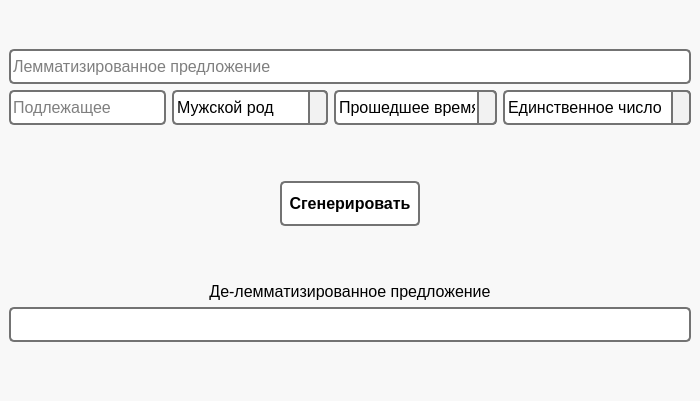
<?xml version="1.0" encoding="UTF-8"?>
<ui version="4.0">
 <class>MainWindow</class>
 <widget class="QMainWindow" name="MainWindow">
  <property name="geometry">
   <rect>
    <x>0</x>
    <y>0</y>
    <width>700</width>
    <height>401</height>
   </rect>
  </property>
  <property name="font">
   <font>
    <family>Tahoma</family>
   </font>
  </property>
  <property name="windowTitle">
   <string>Де-лемматизатор предложений</string>
  </property>
  <property name="windowOpacity">
   <double>1.000000000000000</double>
  </property>
  <widget class="QWidget" name="centralwidget">
   <property name="minimumSize">
    <size>
     <width>700</width>
     <height>380</height>
    </size>
   </property>
   <property name="font">
    <font>
     <family>Tahoma</family>
     <pointsize>12</pointsize>
    </font>
   </property>
   <property name="styleSheet">
    <string notr="true">background: rgb(248, 248, 248)</string>
   </property>
   <layout class="QVBoxLayout" name="verticalLayout">
    <item>
     <layout class="QVBoxLayout" name="main_layout">
      <item>
       <layout class="QVBoxLayout" name="verticalLayout_3">
        <item>
         <spacer name="verticalSpacer_4">
          <property name="orientation">
           <enum>Qt::Vertical</enum>
          </property>
          <property name="sizeType">
           <enum>QSizePolicy::Preferred</enum>
          </property>
          <property name="sizeHint" stdset="0">
           <size>
            <width>20</width>
            <height>40</height>
           </size>
          </property>
         </spacer>
        </item>
        <item>
         <widget class="QLineEdit" name="lemm_input_line">
          <property name="minimumSize">
           <size>
            <width>0</width>
            <height>35</height>
           </size>
          </property>
          <property name="font">
           <font>
            <family>Tahoma</family>
            <pointsize>12</pointsize>
            <underline>false</underline>
           </font>
          </property>
          <property name="styleSheet">
           <string notr="true">QLineEdit {
	background: white;
	border-style: solid;
	border-width: 2px;
	border-color: rgb(115, 115, 115);
	border-radius: 5px;
}

QLineEdit:focus {
	border-width: 3px;
}</string>
          </property>
          <property name="placeholderText">
           <string>Лемматизированное предложение</string>
          </property>
         </widget>
        </item>
        <item>
         <layout class="QHBoxLayout" name="attributes_layout">
          <item>
           <widget class="QLineEdit" name="nsubj_input_line">
            <property name="sizePolicy">
             <sizepolicy hsizetype="Preferred" vsizetype="Fixed">
              <horstretch>0</horstretch>
              <verstretch>0</verstretch>
             </sizepolicy>
            </property>
            <property name="minimumSize">
             <size>
              <width>0</width>
              <height>35</height>
             </size>
            </property>
            <property name="font">
             <font>
              <family>Tahoma</family>
              <pointsize>12</pointsize>
             </font>
            </property>
            <property name="styleSheet">
             <string notr="true">QLineEdit {
	background: white;
	border-style: solid;
	border-width: 2px;
	border-color: rgb(115, 115, 115);
	border-radius: 5px;
}

QLineEdit:focus {
	border-width: 3px;
}</string>
            </property>
            <property name="placeholderText">
             <string>Подлежащее</string>
            </property>
           </widget>
          </item>
          <item>
           <widget class="QComboBox" name="gender_input_comboBox">
            <property name="minimumSize">
             <size>
              <width>0</width>
              <height>35</height>
             </size>
            </property>
            <property name="font">
             <font>
              <family>Tahoma</family>
              <pointsize>12</pointsize>
             </font>
            </property>
            <property name="styleSheet">
             <string notr="true">QComboBox {
	background: white;
	border-style: solid;
	border-width: 2px;
	border-color: rgb(115, 115, 115);
	border-radius: 5px;
}

QComboBox::drop-down {
	background: rgb(242, 242, 242);
	border-width: 2px;
	border-color: rgb(115, 115, 115);
	border-top-right-radius: 5px;
	border-bottom-right-radius: 5px;
	border-style: solid;
	margin: -2px;
}

QComboBox::drop-down:pressed {
	margin: 0.001px;
}

QComboBox::down-arrow {
	image: url(:/images/down-arrow.png);
}</string>
            </property>
            <item>
             <property name="text">
              <string>Мужской род</string>
             </property>
            </item>
            <item>
             <property name="text">
              <string>Средний род</string>
             </property>
            </item>
            <item>
             <property name="text">
              <string>Женский род</string>
             </property>
            </item>
            <item>
             <property name="text">
              <string>Неопределенный</string>
             </property>
            </item>
           </widget>
          </item>
          <item>
           <widget class="QComboBox" name="tense_input_comboBox">
            <property name="minimumSize">
             <size>
              <width>0</width>
              <height>35</height>
             </size>
            </property>
            <property name="font">
             <font>
              <family>Tahoma</family>
              <pointsize>12</pointsize>
             </font>
            </property>
            <property name="styleSheet">
             <string notr="true">QComboBox {
	background: white;
	border-style: solid;
	border-width: 2px;
	border-color: rgb(115, 115, 115);
	border-radius: 5px;
}

QComboBox::drop-down {
	background: rgb(242, 242, 242);
	border-width: 2px;
	border-color: rgb(115, 115, 115);
	border-top-right-radius: 5px;
	border-bottom-right-radius: 5px;
	border-style: solid;
	margin: -2px;
}

QComboBox::drop-down:pressed {
	margin: 0.001px;
}

QComboBox::down-arrow {
	image: url(:/images/down-arrow.png);
}</string>
            </property>
            <item>
             <property name="text">
              <string>Прошедшее время</string>
             </property>
            </item>
            <item>
             <property name="text">
              <string>Настоящее время</string>
             </property>
            </item>
            <item>
             <property name="text">
              <string>Будущее время</string>
             </property>
            </item>
           </widget>
          </item>
          <item>
           <widget class="QComboBox" name="number_input_comboBox">
            <property name="minimumSize">
             <size>
              <width>0</width>
              <height>35</height>
             </size>
            </property>
            <property name="font">
             <font>
              <family>Tahoma</family>
              <pointsize>12</pointsize>
             </font>
            </property>
            <property name="styleSheet">
             <string notr="true">QComboBox {
	background: white;
	border-style: solid;
	border-width: 2px;
	border-color: rgb(115, 115, 115);
	border-radius: 5px;
}

QComboBox::drop-down {
	background: rgb(242, 242, 242);
	border-width: 2px;
	border-color: rgb(115, 115, 115);
	border-top-right-radius: 5px;
	border-bottom-right-radius: 5px;
	border-style: solid;
	margin: -2px;
}

QComboBox::drop-down:pressed {
	margin: 0.001px;
}

QComboBox::down-arrow {
	image: url(:/images/down-arrow.png);
}</string>
            </property>
            <item>
             <property name="text">
              <string>Единственное число</string>
             </property>
            </item>
            <item>
             <property name="text">
              <string>Множественное число</string>
             </property>
            </item>
            <item>
             <property name="text">
              <string>Неопределенное</string>
             </property>
            </item>
           </widget>
          </item>
         </layout>
        </item>
        <item>
         <spacer name="verticalSpacer_3">
          <property name="orientation">
           <enum>Qt::Vertical</enum>
          </property>
          <property name="sizeType">
           <enum>QSizePolicy::MinimumExpanding</enum>
          </property>
          <property name="sizeHint" stdset="0">
           <size>
            <width>20</width>
            <height>40</height>
           </size>
          </property>
         </spacer>
        </item>
        <item alignment="Qt::AlignHCenter|Qt::AlignVCenter">
         <widget class="QPushButton" name="generate_button">
          <property name="minimumSize">
           <size>
            <width>140</width>
            <height>45</height>
           </size>
          </property>
          <property name="maximumSize">
           <size>
            <width>140</width>
            <height>16777215</height>
           </size>
          </property>
          <property name="font">
           <font>
            <family>Tahoma</family>
            <pointsize>12</pointsize>
            <weight>75</weight>
            <bold>true</bold>
           </font>
          </property>
          <property name="cursor">
           <cursorShape>PointingHandCursor</cursorShape>
          </property>
          <property name="mouseTracking">
           <bool>false</bool>
          </property>
          <property name="contextMenuPolicy">
           <enum>Qt::DefaultContextMenu</enum>
          </property>
          <property name="autoFillBackground">
           <bool>false</bool>
          </property>
          <property name="styleSheet">
           <string notr="true">QPushButton {
	background: white;
	border-color: rgb(115, 115, 115);
	border-style: solid;
	border-width: 2px;
	border-radius: 5px;
}

QPushButton:hover {
	background: rgb(242, 242, 242);
}

QPushButton:pressed {
	background: rgb(217, 217, 217);
	margin: 2px;
}</string>
          </property>
          <property name="text">
           <string>Сгенерировать</string>
          </property>
         </widget>
        </item>
        <item>
         <spacer name="verticalSpacer_2">
          <property name="orientation">
           <enum>Qt::Vertical</enum>
          </property>
          <property name="sizeType">
           <enum>QSizePolicy::MinimumExpanding</enum>
          </property>
          <property name="sizeHint" stdset="0">
           <size>
            <width>20</width>
            <height>40</height>
           </size>
          </property>
         </spacer>
        </item>
        <item alignment="Qt::AlignHCenter|Qt::AlignBottom">
         <widget class="QLabel" name="label">
          <property name="sizePolicy">
           <sizepolicy hsizetype="Maximum" vsizetype="Preferred">
            <horstretch>0</horstretch>
            <verstretch>0</verstretch>
           </sizepolicy>
          </property>
          <property name="maximumSize">
           <size>
            <width>16777215</width>
            <height>25</height>
           </size>
          </property>
          <property name="font">
           <font>
            <family>Tahoma</family>
            <pointsize>12</pointsize>
           </font>
          </property>
          <property name="text">
           <string>Де-лемматизированное предложение</string>
          </property>
          <property name="alignment">
           <set>Qt::AlignBottom|Qt::AlignHCenter</set>
          </property>
         </widget>
        </item>
        <item>
         <widget class="QLineEdit" name="delemmatized_output_line">
          <property name="minimumSize">
           <size>
            <width>0</width>
            <height>35</height>
           </size>
          </property>
          <property name="font">
           <font>
            <family>Tahoma</family>
            <pointsize>12</pointsize>
           </font>
          </property>
          <property name="styleSheet">
           <string notr="true">QLineEdit {
	background: white;
	border-style: solid;
	border-width: 2px;
	border-color: rgb(115, 115, 115);
	border-radius: 5px;
}</string>
          </property>
          <property name="readOnly">
           <bool>true</bool>
          </property>
          <property name="placeholderText">
           <string/>
          </property>
         </widget>
        </item>
        <item>
         <spacer name="verticalSpacer">
          <property name="orientation">
           <enum>Qt::Vertical</enum>
          </property>
          <property name="sizeType">
           <enum>QSizePolicy::MinimumExpanding</enum>
          </property>
          <property name="sizeHint" stdset="0">
           <size>
            <width>20</width>
            <height>40</height>
           </size>
          </property>
         </spacer>
        </item>
       </layout>
      </item>
     </layout>
    </item>
   </layout>
  </widget>
  <widget class="QMenuBar" name="menubar">
   <property name="geometry">
    <rect>
     <x>0</x>
     <y>0</y>
     <width>700</width>
     <height>21</height>
    </rect>
   </property>
  </widget>
 </widget>
 <resources>
  <include location="../resources/resources.qrc"/>
 </resources>
 <connections/>
</ui>
